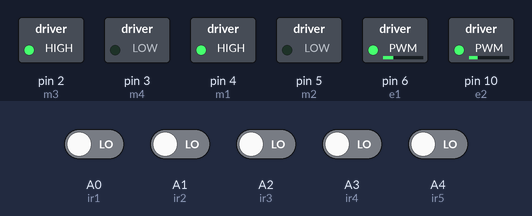
The sketch below on a simulated Arduino Uno, built with avr-gcc and run on an emulated ATmega328P. Parts: switched loads named in the sketch (green lamp = pin HIGH). Inputs (shaded band) come from the test bench; at power-on: A0 (ir1), A1 (ir2), A2 (ir3), A3 (ir4), A4 (ir5) LOW.

Above: at 1.2 s.
1.3 s: A0 (ir1) driven HIGH and A1 (ir2) driven HIGH
At 2.5 s:
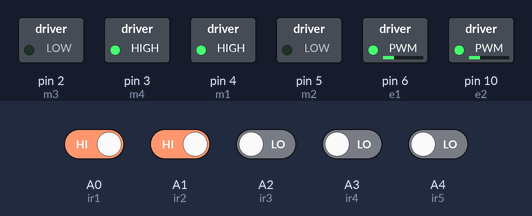
2.8 s: A4 (ir5) driven HIGH
At 3.8 s:
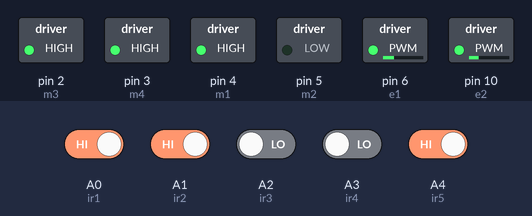
4.3 s: A2 (ir3) driven HIGH
At 5.0 s:
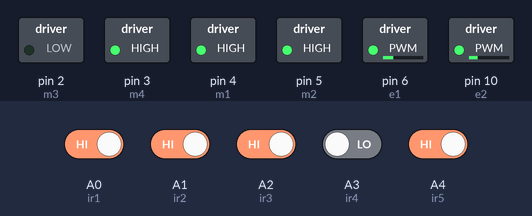
5.8 s: A2 (ir3) driven LOW
At 6.1 s:
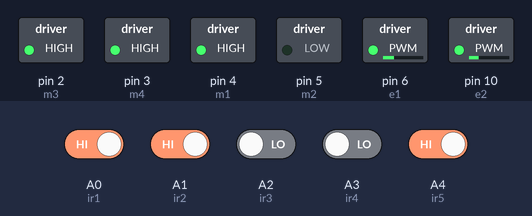
7.3 s: A1 (ir2) driven LOW
At 8.4 s:
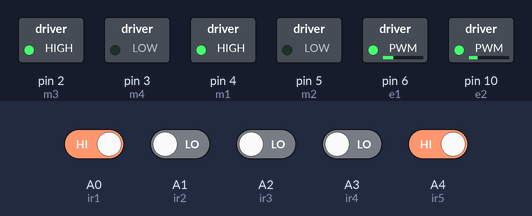
8.8 s: A3 (ir4) driven HIGH
At 9.6 s:
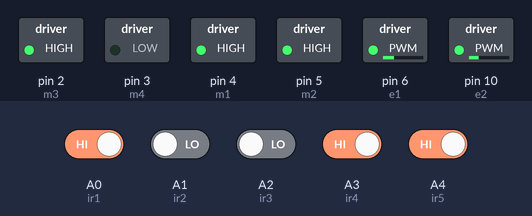
Timing chart, 0 to 11.3 s (numbered marks = the images above; inputs shaded):
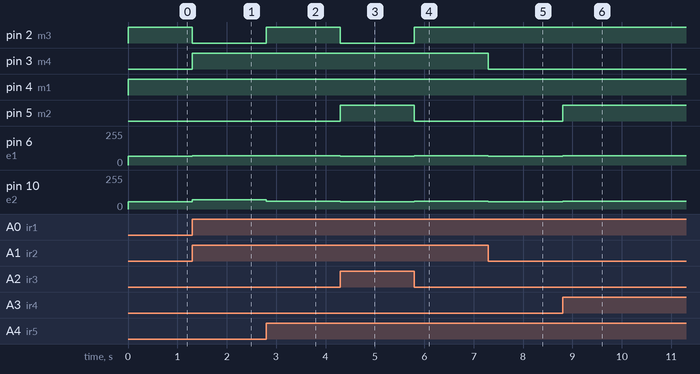

Measured:
- after the input at 1.3 s, pin 2 (m3): HIGH → LOW at once; pin 3 (m4): LOW → HIGH at once; pin 6 (e1): 65/255 → 70/255 at once; pin 10 (e2): 55/255 → 70/255 at once
- after the input at 2.8 s, pin 2 (m3): LOW → HIGH at once; pin 10 (e2): 70/255 → 60/255 at once
- after the input at 4.3 s, pin 2 (m3): HIGH → LOW at once; pin 5 (m2): LOW → HIGH at once; pin 6 (e1): 70/255 → 65/255 at once; pin 10 (e2): 60/255 → 55/255 at once
- after the input at 5.8 s, pin 2 (m3): LOW → HIGH at once; pin 5 (m2): HIGH → LOW at once; pin 6 (e1): 65/255 → 70/255 at once; pin 10 (e2): 55/255 → 60/255 at once
- after the input at 7.3 s, pin 3 (m4): HIGH → LOW at once; pin 6 (e1): 70/255 → 65/255 at once; pin 10 (e2): 60/255 → 55/255 at once
- after the input at 8.8 s, pin 5 (m2): LOW → HIGH at once; pin 6 (e1): 65/255 → 70/255 at once; pin 10 (e2): 55/255 → 60/255 at once

The sketch:

line_follower_code.ino
```cpp
#define m1 4  //Right Motor MA1
#define m2 5  //Right Motor MA2
#define m3 2  //Left Motor MB1
#define m4 3  //Left Motor MB2
#define e1 6  //Right Motor Enable Pin EA
#define e2 10 //Left Motor Enable Pin EB

//*5 Channel IR Sensor Connection*//
#define ir1 A0
#define ir2 A1
#define ir3 A2
#define ir4 A3
#define ir5 A4
//*//
#define s_1 65
#define s_2 55

void setup() {
  pinMode(m1, OUTPUT);
  pinMode(m2, OUTPUT);
  pinMode(m3, OUTPUT);
  pinMode(m4, OUTPUT);
  pinMode(e1, OUTPUT);
  pinMode(e2, OUTPUT);
  pinMode(ir1, INPUT);
  pinMode(ir2, INPUT);
  pinMode(ir3, INPUT);
  pinMode(ir4, INPUT);
  pinMode(ir5, INPUT);
}

void loop() {
  //Reading Sensor Values
  int s1 = digitalRead(ir1);  //Left Most Sensor
  int s2 = digitalRead(ir2);  //Left Sensor
  int s3 = digitalRead(ir3);  //Middle Sensor
  int s4 = digitalRead(ir4);  //Right Sensor
  int s5 = digitalRead(ir5);  //Right Most Sensor

  //if only middle sensor detects black line
  if((s1 == 1) && (s2 == 1) && (s3 == 0) && (s4 == 1) && (s5 == 1))
  {
    //going forward with full speed
    analogWrite(e1, s_1); //you can adjust the speed of the motors from 0-255
    analogWrite(e2, s_2); //you can adjust the speed of the motors from 0-255
    digitalWrite(m1, HIGH);
    digitalWrite(m2, LOW);
    digitalWrite(m3, HIGH);
    digitalWrite(m4, LOW);
  }
  //if only middle sensor(s) detects black line
  if((s1 == 1) && (s2 == 0) && (s3 == 0) && (s4 == 0) && (s5 == 1))
  {
    //going forward with full speed
    analogWrite(e1, s_1); //you can adjust the speed of the motors from 0-255
    analogWrite(e2, s_2); //you can adjust the speed of the motors from 0-255
    digitalWrite(m1, HIGH);
    digitalWrite(m2, LOW);
    digitalWrite(m3, HIGH);
    digitalWrite(m4, LOW);
  }

  //if only left sensor detects black line
  if((s1 == 1) && (s2 == 0) && (s3 == 1) && (s4 == 1) && (s5 == 1))
  {
    //going right with full speed
    analogWrite(e1, s_1); //you can adjust the speed of the motors from 0-255
    analogWrite(e2, s_2); //you can adjust the speed of the motors from 0-255
    digitalWrite(m1, LOW);
    digitalWrite(m2, HIGH);
    digitalWrite(m3, HIGH);
    digitalWrite(m4, HIGH);
  }

  //if only left most sensor detects black line
  if((s1 == 0) && (s2 == 1) && (s3 == 1) && (s4 == 1) && (s5 == 1))
  {
    //going right with full speed
    analogWrite(e1, s_1); //you can adjust the speed of the motors from 0-255
    analogWrite(e2, s_2); //you can adjust the speed of the motors from 0-255
    digitalWrite(m1, LOW);
    digitalWrite(m2, HIGH);
    digitalWrite(m3, HIGH);
    digitalWrite(m4, LOW);
  }

  //if only right sensor detects black line
  if((s1 == 1) && (s2 == 1) && (s3 == 1) && (s4 == 0) && (s5 == 1))
  {
    //going left with full speed
    analogWrite(e1, s_1); //you can adjust the speed of the motors from 0-255
    analogWrite(e2, s_2); //you can adjust the speed of the motors from 0-255
    digitalWrite(m1, HIGH);
    digitalWrite(m2, HIGH);
    digitalWrite(m3, LOW);
    digitalWrite(m4, HIGH);
  }

  //if only right most sensor detects black line
  if((s1 == 1) && (s2 == 1) && (s3 == 1) && (s4 == 1) && (s5 == 0))
  {
    //going left with full speed
    analogWrite(e1, s_1); //you can adjust the speed of the motors from 0-255
    analogWrite(e2, s_2); //you can adjust the speed of the motors from 0-255
    digitalWrite(m1, HIGH);
    digitalWrite(m2, LOW);
    digitalWrite(m3, LOW);
    digitalWrite(m4, HIGH);
  }

  //if middle and right sensor detects black line
  if((s1 == 1) && (s2 == 1) && (s3 == 0) && (s4 == 0) && (s5 == 1))
  {
    //going left with full speed
    analogWrite(e1, 70); //you can adjust the speed of the motors from 0-255
    analogWrite(e2, 60); //you can adjust the speed of the motors from 0-255
    digitalWrite(m1, HIGH);
    digitalWrite(m2, LOW);
    digitalWrite(m3, HIGH);
    digitalWrite(m4, HIGH);
  }

  //if middle and left sensor detects black line
  if((s1 == 1) && (s2 == 0) && (s3 == 0) && (s4 == 1) && (s5 == 1))
  {
    //going right with full speed
    analogWrite(e1, 70); //you can adjust the speed of the motors from 0-255
    analogWrite(e2, 60); //you can adjust the speed of the motors from 0-255
    digitalWrite(m1, HIGH);
    digitalWrite(m2, HIGH);
    digitalWrite(m3, HIGH);
    digitalWrite(m4, LOW);
  }

  //if middle, left and left most sensor detects black line
  if((s1 == 0) && (s2 == 0) && (s3 == 0) && (s4 == 1) && (s5 == 1))
  {
    //going right with full speed
    analogWrite(e1, 70); //you can adjust the speed of the motors from 0-255
    analogWrite(e2, 70); //you can adjust the speed of the motors from 0-255
    digitalWrite(m1, LOW);
    digitalWrite(m2, HIGH);
    digitalWrite(m3, HIGH);
    digitalWrite(m4, LOW);
  }

  //if middle, right and right most sensor detects black line
  if((s1 == 1) && (s2 == 1) && (s3 == 0) && (s4 == 0) && (s5 == 0))
  {
    //going left with full speed
    analogWrite(e1, 70); //you can adjust the speed of the motors from 0-255
    analogWrite(e2, 70); //you can adjust the speed of the motors from 0-255
    digitalWrite(m1, HIGH);
    digitalWrite(m2, LOW);
    digitalWrite(m3, LOW);
    digitalWrite(m4, HIGH);
  }

  //if all sensors are on a black line
  if((s1 == 0) && (s2 == 0) && (s3 == 0) && (s4 == 0) && (s5 == 0))
  {
    //going forward with full speed
    analogWrite(e1, s_1); //you can adjust the speed of the motors from 0-255
    analogWrite(e2, s_2); //you can adjust the speed of the motors from 0-255
    digitalWrite(m1, HIGH);
    digitalWrite(m2, LOW);
    digitalWrite(m3, HIGH);
    digitalWrite(m4, LOW);
  }
  //if all sensors are in intersection
  if((s1 == 1) && (s2 == 1) && (s3 == 1) && (s4 == 1) && (s5 == 1))
  {
    //going forward with full speed
    analogWrite(e1, s_1); //you can adjust the speed of the motors from 0-255
    analogWrite(e2, s_2); //you can adjust the speed of the motors from 0-255
    digitalWrite(m1, HIGH);
    digitalWrite(m2, LOW);
    digitalWrite(m3, HIGH);
    digitalWrite(m4, LOW);
  }
}
```
